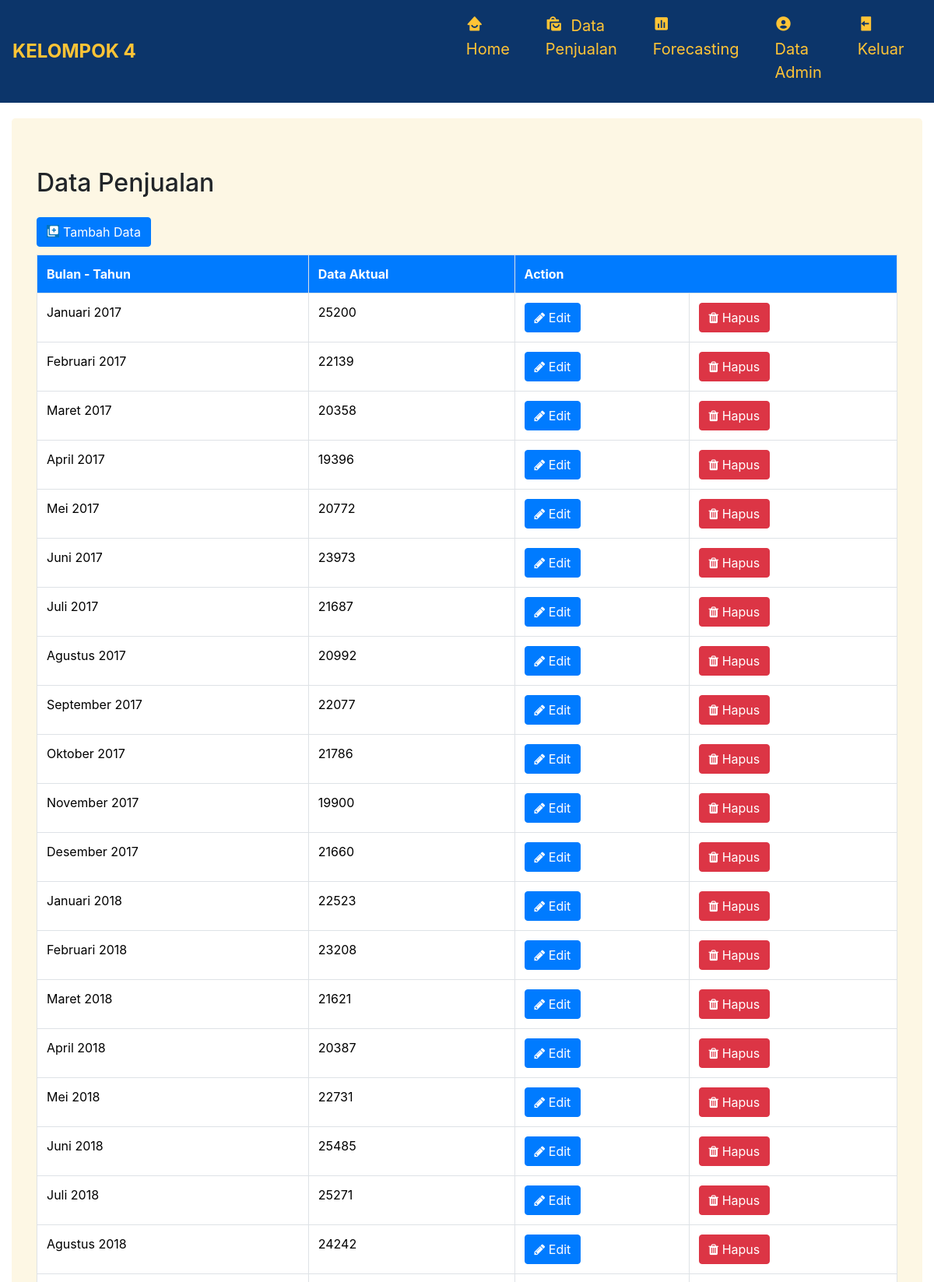
/data.php (signed in, upper part), run on the app's committed database.
### tables this page shows
CREATE TABLE `tb_penjualan` (
  `id` int(11) NOT NULL,
  `bln_thn` varchar(20) NOT NULL,
  `d_aktual` int(11) NOT NULL
);

### data.php (the view, shortened to what this page needs)
<?php
include_once("koneksi.php");
$querytampil = "Select * from tb_penjualan";
?>
<!DOCTYPE html>
<html lang="en" >
<head>
	<link rel='stylesheet' href='https://maxcdn.bootstrapcdn.com/bootstrap/4.5.2/css/bootstrap.min.css'>
	<link rel='stylesheet' href='https://maxcdn.bootstrapcdn.com/font-awesome/4.7.0/css/font-awesome.min.css'>
	<link rel="stylesheet" href="css/style.css">
</head>
<body>
	<?php
	include_once 'sidebar.php';
	?>
	<div class="content-container">
		<div class="container-fluid">
			<div class="jumbotron" style="background-color: #FDF7E4;">
				<h2 style="margin-bottom: 25px;">Data Penjualan</h2>
				<div style="margin-bottom: 10px;">
					<a class="btn btn-primary" href="tambah.php"><i class='bx bxs-add-to-queue' style="margin-right:5px;background-color: #0174BE;"></i>Tambah Data</a>
				</div>
				<table class="table table-hover table-bordered">
					<tr style=" background-color: #007bff;color: #fff;">
						<th >Bulan - Tahun</th>
						<th>Data Aktual</th>
						<th colspan="2">Action</th>
					</tr>
					<?php
					$resultquery = mysqli_query($koneksi,$querytampil);
					while ($data = mysqli_fetch_assoc($resultquery)) {
						?>
						<tr style=" background-color: #fff;color: #000000;">
							<?php
							echo "<td>$data[bln_thn]</td>";
							echo "<td>$data[d_aktual]</td>";
							?>
							<td>
							<form action="edit.php" method="post">
							<button class="btn btn-primary" type="submit" name="submit" value="Edit">
								<i class="fa fa-pencil" aria-hidden="true"></i> Edit
							</button>
							</form>
							</td>
							<td>
							<form action="hapus.php" method="post">
							<button class="btn btn-danger" type="submit" name="submit" value="Hapus">
								<i class="fa fa-trash" aria-hidden="true"></i> Hapus
							</button>
							</form>
							</td>
						</tr>
						<?php
					}
					?>
				</table>
			</div>
		</div>
	</div>
</body>
</html>

### sidebar.php (shortened to what this page needs)
<!DOCTYPE html>
<html lang="en">
<head>
  <link rel='stylesheet' href='https://maxcdn.bootstrapcdn.com/bootstrap/4.5.2/css/bootstrap.min.css'>
  <link rel='stylesheet' href='https://maxcdn.bootstrapcdn.com/font-awesome/4.7.0/css/font-awesome.min.css'>
  <link href='https://unpkg.com/boxicons@2.1.4/css/boxicons.min.css' rel='stylesheet'>
</head>
<body>
  <nav class="navbar navbar-expand-lg navbar-dark" style="background-color: #0C356A;">
    <a class="navbar-brand" href="#" style="color:#FFC436; font-weight:bolder">KELOMPOK 4</a>
    <div class="collapse navbar-collapse" id="navbarNav" style="padding-left:400px">
      <ul class="navbar-nav">
        <li class="nav-item">
          <a class="nav-link" href="index.php" style="font-size: 20px; color: #FFC436;"><i class='bx bxs-home-smile'style="font-size: 22px; align-items: center;"></i> Home</a>
        </li>
        <li class="nav-item">
          <a class="nav-link" href="data.php" style="font-size: 20px; color: #FFC436;"><i class='bx bxs-shopping-bags' style="font-size: 22px"></i> Data Penjualan</a>
        </li>
        <li class="nav-item">
          <a class="nav-link" href="forecast.php" style="font-size: 20px; color: #FFC436;"><i class='bx bxs-bar-chart-square' style="font-size: 22px"></i> Forecasting</a>
        </li>
        <li class="nav-item">
          <a class="nav-link" href="data_admin.php" style="font-size: 20px; color: #FFC436;"><i class='bx bxs-user-circle' style="font-size: 22px"></i> Data Admin</a>
        </li>
        <li class="nav-item">
          <a class="nav-link" href="logout.php" style="font-size: 20px; color: #FFC436;"><i class='bx bxs-log-out'style="font-size: 22px"></i> Keluar</a>
        </li>
      </ul>
    </div>
  </nav>
</body>
</html>

### css/style.css (style rules this page uses)
body { font-family: "Poppins", sans-serif; }
.content-container .container-fluid .jumbotron { background-color: #FDF7E4; }
.content-container { padding-top: 20px; }
.content-container { display: flex; justify-content: center; align-items: center; max-width: 100%; }

### sidebar.php (style rules this page uses)
.navbar { display: flex; justify-content: space-between; }
.navbar-brand { font-size: 24px; }
.navbar-nav { margin: auto; }
.navbar-nav .nav-link { position: relative; display: inline-block; padding: 10px 20px; color: #fff; text-decoration: none; overflow: hidden; transition: color 0.3s ease; }
.navbar-nav .nav-item { margin-right: 30px; }
.navbar-nav .nav-link::before { content: ''; position: absolute; bottom: 0; left: 0; width: 100%; height: 2px; background-color: #FFC436; transform: scaleX(0); transform-origin: bottom right; transition: transform 0.3s ease; }
.navbar-nav .nav-link i { margin-right: 5px; }

### data on the page
tb_penjualan: bln_thn "Januari 2017", d_aktual "25200"
tb_penjualan: bln_thn "Februari 2017", d_aktual "22139"
tb_penjualan: bln_thn "Maret 2017", d_aktual "20358"
tb_penjualan: bln_thn "April 2017", d_aktual "19396"
tb_penjualan: bln_thn "Mei 2017", d_aktual "20772"
tb_penjualan: bln_thn "Juni 2017", d_aktual "23973"
tb_penjualan: bln_thn "Juli 2017", d_aktual "21687"
tb_penjualan: bln_thn "Agustus 2017", d_aktual "20992"
tb_penjualan: bln_thn "September 2017", d_aktual "22077"
tb_penjualan: bln_thn "Oktober 2017", d_aktual "21786"
tb_penjualan: bln_thn "November 2017", d_aktual "19900"
tb_penjualan: bln_thn "Desember 2017", d_aktual "21660"
tb_penjualan: bln_thn "Januari 2018", d_aktual "22523"
tb_penjualan: bln_thn "Februari 2018", d_aktual "23208"
tb_penjualan: bln_thn "Maret 2018", d_aktual "21621"
tb_penjualan: bln_thn "April 2018", d_aktual "20387"
tb_penjualan: bln_thn "Mei 2018", d_aktual "22731"
tb_penjualan: bln_thn "Juni 2018", d_aktual "25485"
tb_penjualan: bln_thn "Juli 2018", d_aktual "25271"
tb_penjualan: bln_thn "Agustus 2018", d_aktual "24242"
